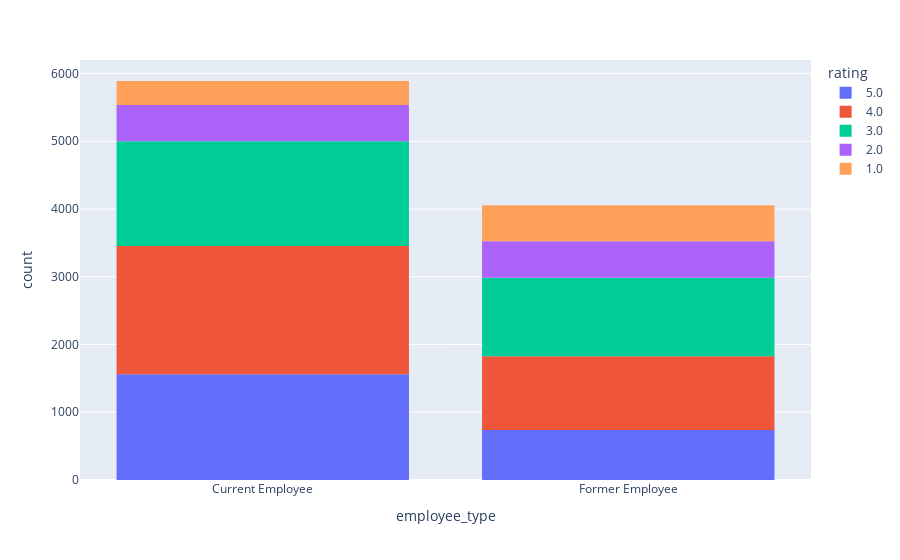

Notebook code cell kept with this figure:
### Markdown cell above
#### Employee type vs rating

### Code cell
px.histogram(wells_df, x="employee_type", color="rating")

### Figure 1 — Plotly figure (JSON) as saved in the notebook; plotly's stock layout.template omitted (floating-point values rounded to 4 significant figures; data arrays with more than 128 entries replaced by an {"elided": "..."} marker saying what was removed)
{"data": [{"alignmentgroup": "True", "bingroup": "x", "hovertemplate": "rating=5.0<br>employee_type=%{x}<br>count=%{y}<extra></extra>", "legendgroup": "5.0", "marker": {"color": "#636efa", "pattern": {"shape": ""}}, "name": "5.0", "offsetgroup": "5.0", "orientation": "v", "showlegend": true, "type": "histogram", "x": {"elided": "2300 str values"}, "xaxis": "x", "yaxis": "y"}, {"alignmentgroup": "True", "bingroup": "x", "hovertemplate": "rating=4.0<br>employee_type=%{x}<br>count=%{y}<extra></extra>", "legendgroup": "4.0", "marker": {"color": "#EF553B", "pattern": {"shape": ""}}, "name": "4.0", "offsetgroup": "4.0", "orientation": "v", "showlegend": true, "type": "histogram", "x": {"elided": "2978 str values"}, "xaxis": "x", "yaxis": "y"}, {"alignmentgroup": "True", "bingroup": "x", "hovertemplate": "rating=3.0<br>employee_type=%{x}<br>count=%{y}<extra></extra>", "legendgroup": "3.0", "marker": {"color": "#00cc96", "pattern": {"shape": ""}}, "name": "3.0", "offsetgroup": "3.0", "orientation": "v", "showlegend": true, "type": "histogram", "x": {"elided": "2707 str values"}, "xaxis": "x", "yaxis": "y"}, {"alignmentgroup": "True", "bingroup": "x", "hovertemplate": "rating=2.0<br>employee_type=%{x}<br>count=%{y}<extra></extra>", "legendgroup": "2.0", "marker": {"color": "#ab63fa", "pattern": {"shape": ""}}, "name": "2.0", "offsetgroup": "2.0", "orientation": "v", "showlegend": true, "type": "histogram", "x": {"elided": "1076 str values"}, "xaxis": "x", "yaxis": "y"}, {"alignmentgroup": "True", "bingroup": "x", "hovertemplate": "rating=1.0<br>employee_type=%{x}<br>count=%{y}<extra></extra>", "legendgroup": "1.0", "marker": {"color": "#FFA15A", "pattern": {"shape": ""}}, "name": "1.0", "offsetgroup": "1.0", "orientation": "v", "showlegend": true, "type": "histogram", "x": {"elided": "886 str values"}, "xaxis": "x", "yaxis": "y"}], "layout": {"barmode": "relative", "legend": {"title": {"text": "rating"}, "tracegroupgap": 0}, "margin": {"t": 60}, "xaxis": {"anchor": "y", "domain": [0, 1], "title": {"text": "employee_type"}}, "yaxis": {"anchor": "x", "domain": [0, 1], "title": {"text": "count"}}}}
